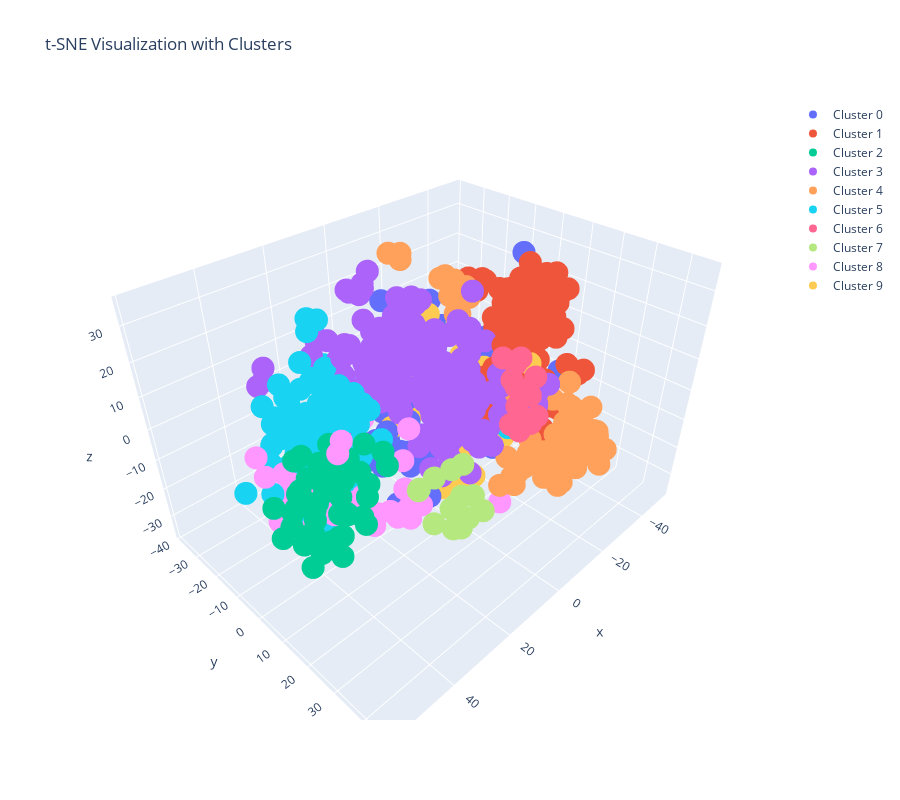

Notebook cell for this chart:
### Markdown cell above
### Visualize the embeddings

### Code cell
import plotly.graph_objs as go
import textwrap
from sklearn.cluster import KMeans
from sklearn.manifold import TSNE

visualization_type = "3d"
# visualization_type = "2d"

# Change number of components to 3
tsne = TSNE(n_components=3, random_state=0)
tsne_obj = tsne.fit_transform(embedding_array)

# Add third component to DataFrame
tsne_df = pd.DataFrame({'Component 1': tsne_obj[:, 0], 'Component 2': tsne_obj[:, 1], 'Component 3': tsne_obj[:, 2], 'Text': threads_text})

# Number of clusters you want to create
n_clusters = 10

# Perform K-means clustering on the embeddings
kmeans = KMeans(n_clusters=n_clusters, random_state=0).fit(embedding_array)

# Add the cluster labels to the t-SNE DataFrame
tsne_df['Cluster'] = kmeans.labels_

# Function to wrap text with a specified line length
def wrap_text(text, line_length=50):
    return "<br>".join(textwrap.wrap(text, width=line_length))

tsne_df['WrappedText'] = tsne_df['Text'].apply(wrap_text)

# Create a scatter plot with hover text
fig = go.Figure()

# Add a trace for each cluster
for cluster in range(n_clusters):
    cluster_data = tsne_df[tsne_df['Cluster'] == cluster]

    if visualization_type == "3d":
        fig.add_trace(go.Scatter3d(
            x=cluster_data['Component 1'],
            y=cluster_data['Component 2'],
            z=cluster_data['Component 3'],  # Add the third component
            mode='markers',
            hovertemplate='%{text}',
            text=cluster_data['WrappedText'],
            name=f'Cluster {cluster}'
        ))
    else:
        fig.add_trace(go.Scatter(
            x=cluster_data['Component 1'],
            y=cluster_data['Component 2'],
            mode='markers',
            hovertemplate='%{text}',
            text=cluster_data['WrappedText'],
            name=f'Cluster {cluster}'
        ))

# Set the title for the plot
fig.update_layout(
    title='t-SNE Visualization with Clusters',
    height=800
    )

# Show the plot
fig.show()
